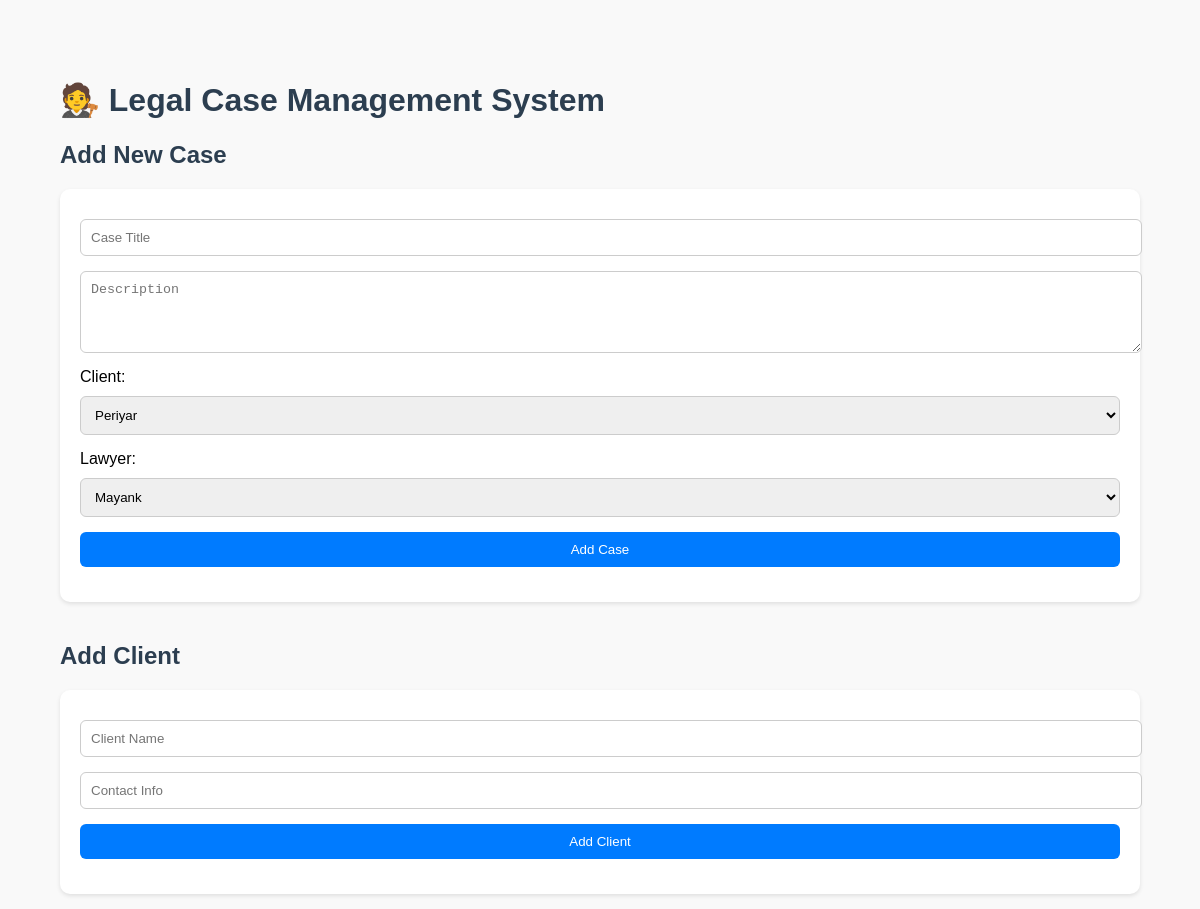
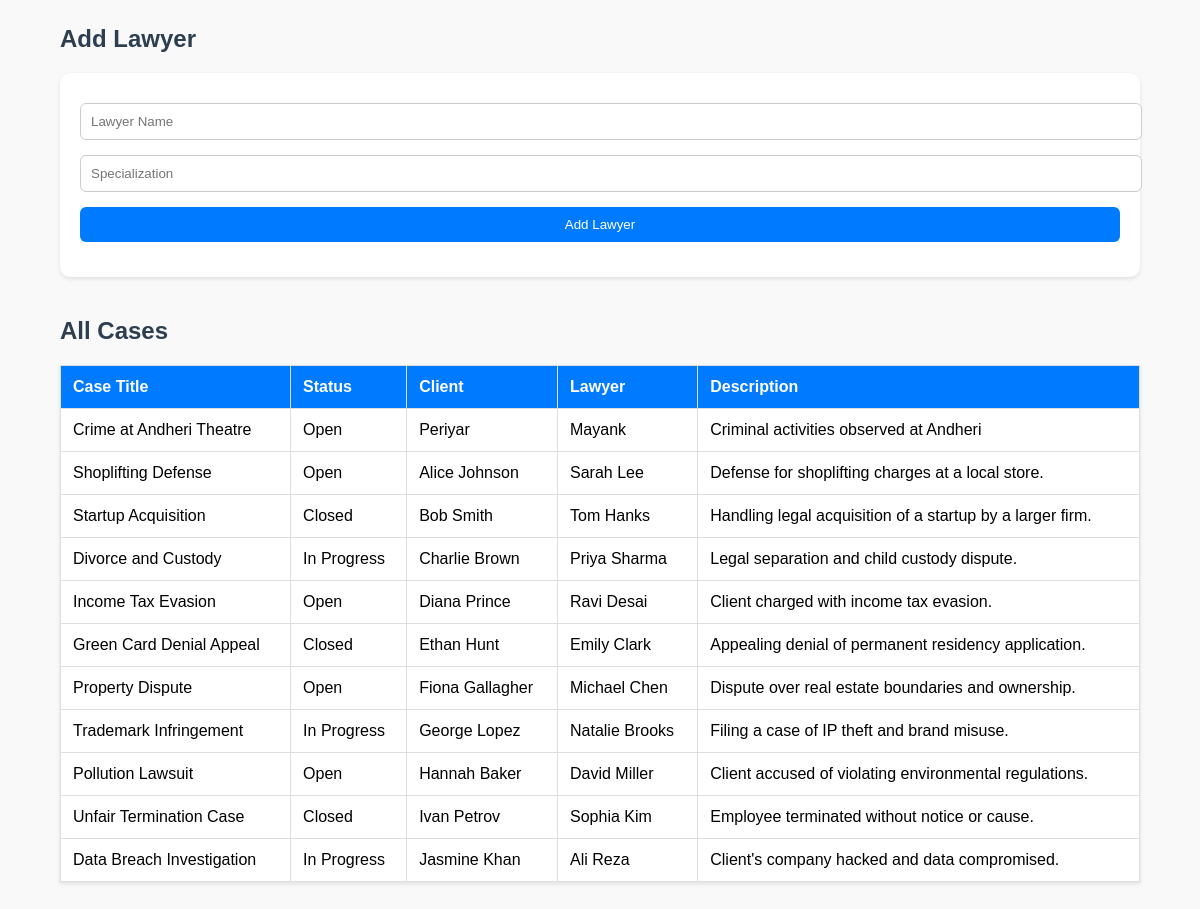
The page / on the database its author committed (2 pictures, top to bottom).
### models.py (models this page shows)
class Case(Base):
    __tablename__ = "cases"
    id = Column(Integer, primary_key=True, index=True)
    title = Column(String)
    description = Column(Text)
    status = Column(String, default="Open")
    client_id = Column(Integer, ForeignKey("clients.id"))
    lawyer_id = Column(Integer, ForeignKey("lawyers.id"))
    date_created = Column(DateTime, default=datetime.utcnow)
    case_details = Column(Text)  # 🆕 New Column
    client = relationship("Client")
    lawyer = relationship("Lawyer")

class Client(Base):
    __tablename__ = "clients"
    id = Column(Integer, primary_key=True, index=True)
    name = Column(String)
    contact = Column(String)

class Lawyer(Base):
    __tablename__ = "lawyers"
    id = Column(Integer, primary_key=True, index=True)
    name = Column(String)
    specialization = Column(String)

### main.py (the view)
@app.get("/", response_class=HTMLResponse)
def read_root(request: Request, db: Session = Depends(get_db)):
    cases = db.query(models.Case).all()
    clients = db.query(models.Client).all()
    lawyers = db.query(models.Lawyer).all()
    return templates.TemplateResponse("index.html", {
        "request": request,
        "cases": cases,
        "clients": clients,
        "lawyers": lawyers
    })

### templates/index.html (shortened to what this page needs)
<!DOCTYPE html>
<html lang="en">
<head>
    <link rel="stylesheet" href="/static/style.css">
</head>
<body>
    <h1>🧑‍⚖️ Legal Case Management System</h1>
    <div class="form-section">
        <h2>Add New Case</h2>
        <form action="/add_case" method="post">
            <input type="text" name="title" placeholder="Case Title" required>
            <textarea name="description" placeholder="Description" rows="4"></textarea>
            <label for="client_id">Client:</label>
            <select name="client_id" required>
                {% for client in clients %}
                    <option value="{{ client.id }}">{{ client.name }}</option>
                {% endfor %}
            </select>
            <label for="lawyer_id">Lawyer:</label>
            <select name="lawyer_id" required>
                {% for lawyer in lawyers %}
                    <option value="{{ lawyer.id }}">{{ lawyer.name }}</option>
                {% endfor %}
            </select>
            <button type="submit">Add Case</button>
        </form>
    </div>
    <div class="form-section">
        <h2>Add Client</h2>
        <form action="/add_client" method="post">
            <input type="text" name="name" placeholder="Client Name" required>
            <input type="text" name="contact" placeholder="Contact Info">
            <button type="submit">Add Client</button>
        </form>
    </div>
    <div class="form-section">
        <h2>Add Lawyer</h2>
        <form action="/add_lawyer" method="post">
            <input type="text" name="name" placeholder="Lawyer Name" required>
            <input type="text" name="specialization" placeholder="Specialization">
            <button type="submit">Add Lawyer</button>
        </form>
    </div>
    <div>
        <h2>All Cases</h2>
        <table>
            <thead>
                <tr>
                    <th>Case Title</th>
                    <th>Status</th>
                    <th>Client</th>
                    <th>Lawyer</th>
                    <th>Description</th>
                </tr>
            </thead>
            <tbody>
                {% for case in cases %}
                <tr>
                    <td>{{ case.title }}</td>
                    <td>{{ case.status }}</td>
                    <td>{{ case.client.name }}</td>
                    <td>{{ case.lawyer.name }}</td>
                    <td>{{ case.description }}</td>
                </tr>
                {% endfor %}
            </tbody>
        </table>
    </div>
</body>
</html>

### static/style.css (style rules this page uses)
body { font-family: Arial; margin: 30px; background: #f5f5f5; }
h1 { color: #2c3e50; }
form { margin-bottom: 20px; padding: 10px; background: #ecf0f1; border-radius: 8px; }
input, textarea, select, button { display: block; margin-top: 5px; padding: 6px; width: 100%; }

### templates/index.html (style rules this page uses)
body { font-family: Arial, sans-serif; padding: 30px; background-color: #f9f9f9; }
h1, h2 { color: #2c3e50; }
form { background: #ffffff; padding: 20px; margin-bottom: 30px; border-radius: 10px; box-shadow: 0 2px 4px rgba(0,0,0,0.1); }
form input, form textarea, form select, form button { width: 100%; padding: 10px; margin-top: 10px; margin-bottom: 15px; border-radius: 6px; border: 1px solid #ccc; }
form button { background-color: #007bff; color: white; border: none; cursor: pointer; }
table { width: 100%; border-collapse: collapse; background-color: #ffffff; box-shadow: 0 2px 4px rgba(0,0,0,0.1); }
table th, table td { border: 1px solid #ddd; padding: 12px; text-align: left; }
table th { background-color: #007bff; color: white; }
.form-section { margin-bottom: 40px; }

### rows shown on the page
Case: title "Crime at Andheri Theatre", status "Open", client.name "Periyar", lawyer.name "Mayank", description "Criminal activities observed at Andheri"
Case: title "Shoplifting Defense", status "Open", client.name "Alice Johnson", lawyer.name "Sarah Lee", description "Defense for shoplifting charges at a local store."
Case: title "Startup Acquisition", status "Closed", client.name "Bob Smith", lawyer.name "Tom Hanks", description "Handling legal acquisition of a startup by a larger firm."
Case: title "Divorce and Custody", status "In Progress", client.name "Charlie Brown", lawyer.name "Priya Sharma", description "Legal separation and child custody dispute."
Case: title "Income Tax Evasion", status "Open", client.name "Diana Prince", lawyer.name "Ravi Desai", description "Client charged with income tax evasion."
Case: title "Green Card Denial Appeal", status "Closed", client.name "Ethan Hunt", lawyer.name "Emily Clark", description "Appealing denial of permanent residency application."
Case: title "Property Dispute", status "Open", client.name "Fiona Gallagher", lawyer.name "Michael Chen", description "Dispute over real estate boundaries and ownership."
Case: title "Trademark Infringement", status "In Progress", client.name "George Lopez", lawyer.name "Natalie Brooks", description "Filing a case of IP theft and brand misuse."
Case: title "Pollution Lawsuit", status "Open", client.name "Hannah Baker", lawyer.name "David Miller", description "Client accused of violating environmental regulations."
Case: title "Unfair Termination Case", status "Closed", client.name "Ivan Petrov", lawyer.name "Sophia Kim", description "Employee terminated without notice or cause."
Case: title "Data Breach Investigation", status "In Progress", client.name "Jasmine Khan", lawyer.name "Ali Reza", description "Client's company hacked and data compromised."

### other values the page prints
form field client_id "Periyar"
form field lawyer_id "Mayank"
